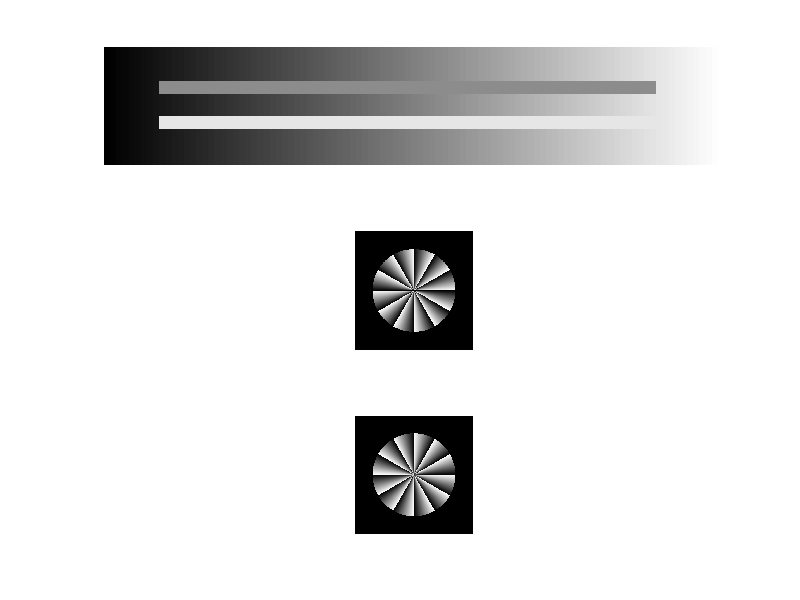

This figure's MATLAB source:
%% chapter 6 exercises
% I used the solutions to work on these questions.

% 1) Lightness constancy illusion

n = 101; 

[X,Y] = meshgrid(linspace(-1,1,n)); 
X(30:40, 10:90)=.1; 
X(60:70, 10:90)=.8; 

subplot (3,1,1);
imagesc(X); 
axis off
colormap(gray(256)) 


%% 2) Peripheral drift illusion
% create mesh 
n = 701; % size of the nxn image of a Gaussian 
nseg=6; % number of segments' 
radius=.7; % radius of the aperture 
[X,Y] = meshgrid(linspace(-1,1,n));

% create segment pattern 
theta = atan2(Y,X)./pi; 
theta=mod(theta*nseg, 1);


% create aperture 
radiusimage = sqrt(X.^2+Y.^2); 
aperture=NaN(size(radiusimage)); 
aperture(radiusimage<radius)=1; 
aperture(radiusimage>=radius)=0; 
illusion=theta.*aperture; 

subplot (3,1,2);
imagesc(illusion); 
axis square 
axis off 
colormap(gray(256)) 

%% FLIP THE DIRECTION 

% create mesh 
n = 701; % size of the nxn image of a Gaussian 
nseg=6; % number of segments' 
radius=.7; % radius of the aperture 
[X,Y] = meshgrid(linspace(-1,1,n));

% create segment pattern 
theta = atan2(Y,X)./pi; 
theta=mod(theta*nseg, 1);
theta=max(theta(:))-theta;

% create aperture 
radiusimage = sqrt(X.^2+Y.^2); 
aperture=NaN(size(radiusimage)); 
aperture(radiusimage<radius)=1; 
aperture(radiusimage>=radius)=0; 
illusion=theta.*aperture; 
subplot (3,1,3);
imagesc(illusion); 
axis square 
axis off 
colormap(gray(256)) 

